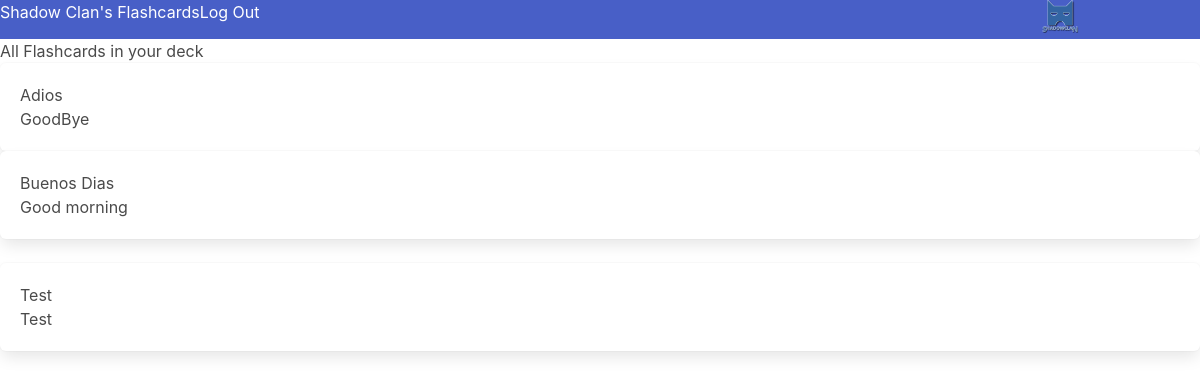
The page /decks/spanish/incorrect (signed in) on the database its author committed.
### flashcardsapp/models.py (models this page shows, shortened)
class FlashCard(models.Model):
    prompt = models.CharField(max_length=200)
    answer = models.CharField(max_length=1000)
    flashcard_deck = models.ForeignKey(
        Deck, on_delete=models.CASCADE, null=True, blank=True, related_name="flashcard_deck"
    )
    correct = models.BooleanField(default=True)
    missed = models.IntegerField(default=0)
    date = models.DateTimeField(auto_now_add=datetime.now)
    objects = models.Manager()

### flashcardsapp/views.py (the view)
@ login_required
def show_incorrect(request, slug):
    deck = get_object_or_404(Deck, slug=slug)
    flashcards = FlashCard.objects.all().filter(flashcard_deck_id=deck.id)
    return render(request, "show_incorrect.html", {"deck": deck, "flashcards": flashcards})

### templates/show_incorrect.html
{% extends "base.html" %}
{% load static %}
{% block content %}
<section>
    <div class="pb5"><h1>All Flashcards in your deck</h1></div>
    {% for flashcard in flashcards %}
    {% if flashcard.correct == False %}
    <div class="box w5 h-75 pb5 pt4">
        <p class="f3 lh-copy">{{ flashcard.prompt }} </p>
        <p>{{ flashcard.answer }} </p>
    </div>
</section>
{% endif %}
{% endfor %}
{% endblock content %}

### rows shown on the page
FlashCard: prompt "Adios", answer "GoodBye"
FlashCard: prompt "Buenos Dias", answer "Good morning"
FlashCard: prompt "Test", answer "Test"
